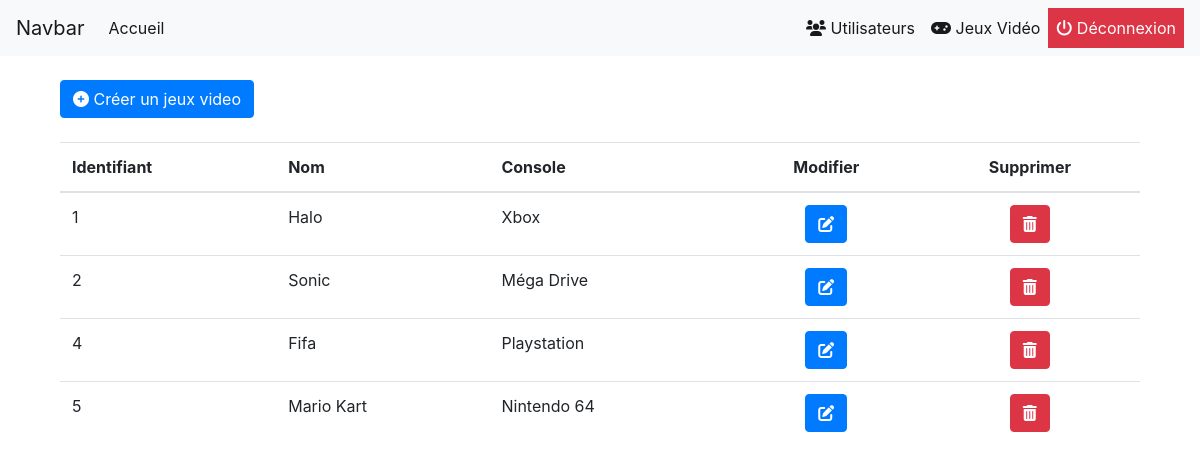
The page /index.php?page=jeux_video (signed in) on the database its author committed.
### tables this page shows
CREATE TABLE `jeux_video` (
  `id` int(11) NOT NULL,
  `nom` varchar(150) NOT NULL,
  `console` varchar(150) NOT NULL
);

### models/JeuxVideo.php (called while the page is built, shortened)
<?php
class JeuxVideo{
	protected $_bdd;
	public function __construct()
	{
		try{
			$this->_bdd = new PDO('mysql:host=localhost;dbname=jeux_video;charset=utf8', 'root', 'root');
		}catch(Exception $e){
		    die('Erreur : '.$e->getMessage());
		}
	}
	public function getAllJeuxVideo()
	{
		$sql = "SELECT *
				FROM jeux_video";
		$req = $this->_bdd->prepare($sql);
		$req->execute();
		$donnees = $req->fetchall(PDO::FETCH_ASSOC);
		return $donnees;
	}
}

### views/jeux_video/jeux_video.php (the view)
<div class="col-12">
	<a class="btn btn-primary" href="index.php?page=jeux_video_create">
		<i class="fa-solid fa-circle-plus"></i> Créer un jeux video
	</a>
</div>
<div class="col-12 mt-4">
	<table class="table">
		<thead>
			<tr>
				<th>Identifiant</th>
				<th>Nom</th>
				<th>Console</th>
				<th class="text-center">Modifier</th>
				<th class="text-center">Supprimer</th>
			</tr>
		</thead>
		<tbody>
			<?php
				foreach($jeux_videos as $jeux_video){
			?>
				<tr>
					<td><?php echo $jeux_video['id'];?></td>
					<td><?php echo $jeux_video['nom'];?></td>
					<td><?php echo $jeux_video['console'];?></td>
					<td class="text-center">
						<a class="btn btn-primary" href="index.php?page=jeux_video_update&id=<?php echo $jeux_video['id'];?>">
							<i class="fas fa-edit"></i>
						</a>
					</td>
					<td class="text-center">
						<a href="index.php?page=jeux_video&action=delete&id=<?php echo $jeux_video['id'];?>" class="btn btn-danger">
							<i class="fas fa-trash-alt"></i>
						</a>
					</td>
				</tr>
			<?php
				}
			?>
		</tbody>
	</table>
</div>

### rows shown on the page
jeux_video: id "1", nom "Halo", console "Xbox"
jeux_video: id "2", nom "Sonic", console "Méga Drive"
jeux_video: id "4", nom "Fifa", console "Playstation"
jeux_video: id "5", nom "Mario Kart", console "Nintendo 64"
